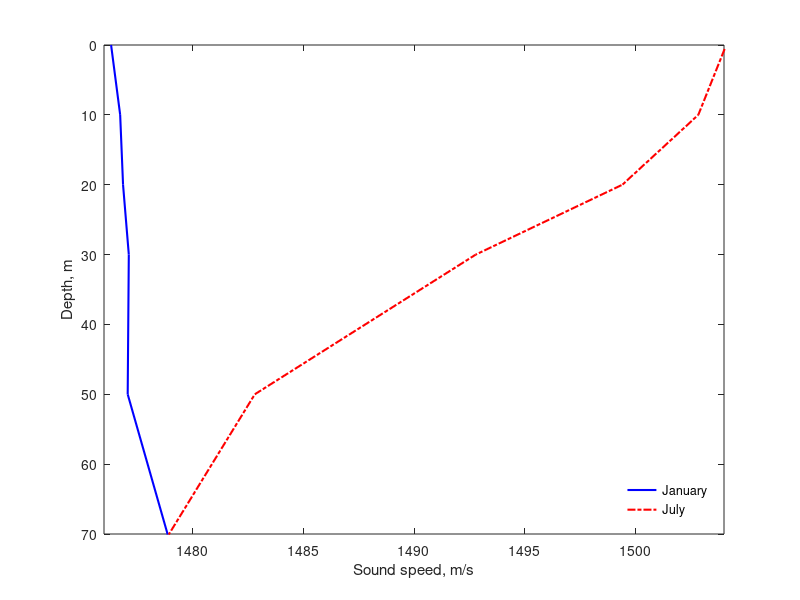

MATLAB code for this plot:
% Plot the January and July SSP (Fig. X)

% Load and store the SSP data from both files
max_depth = 70; % maximum depth
load('data/north_sea_ssp_jan.mat');
depths_jan = z;
speeds_jan = c;
load('data/north_sea_ssp_jul.mat');
depths_jul = z;
speeds_jul = c;

% Plot both SSPs
figure; hold on
plot(speeds_jan, -depths_jan, 'b-', 'Linewidth', 1.5)
plot(speeds_jul, -depths_jul, 'r-.', 'Linewidth', 1.5)
xlabel('Sound speed, m/s')
yticks(-max_depth:10:0);
yticklabels(max_depth:-10:0);
ylabel('Depth, m');
title('');
legend('January', 'July', 'Location', 'SouthEast')
legend('boxoff')
box on;
axis([1476 1504 -max_depth 0])